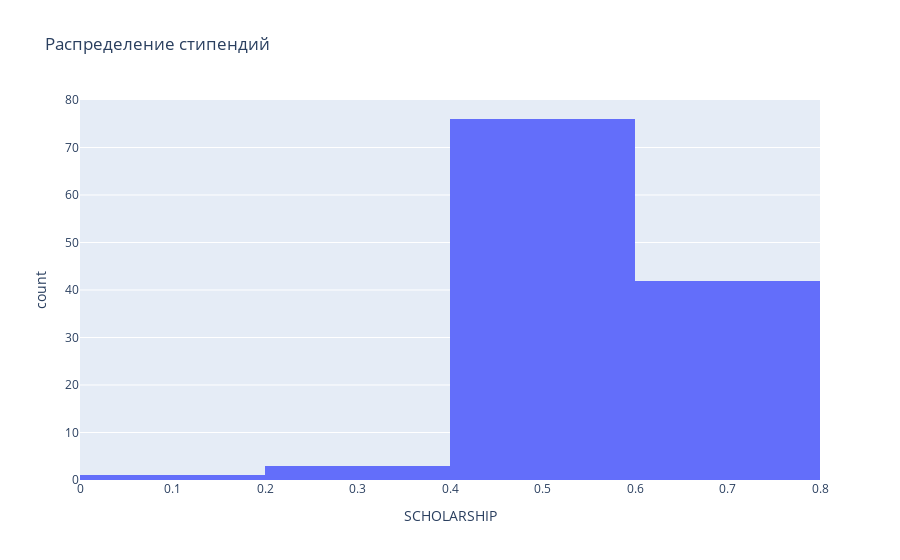

Notebook cell for this chart:
### Markdown cell above
https://dfedorov.spb.ru/pandas/%D0%92%D0%B7%D0%B3%D0%BB%D1%8F%D0%B4%20%D0%BD%D0%B0%20Plotly.html

https://plotly.com/python/

### Code cell
import plotly.express as px

fig = px.histogram(data[column],
               x=column,
                   title='Распределение стипендий')

fig.show()

### Figure 1 — Plotly figure (JSON) as saved in the notebook; plotly's stock layout.template omitted (floating-point values rounded to 4 significant figures; data arrays with more than 128 entries replaced by an {"elided": "..."} marker saying what was removed)
{"data": [{"alignmentgroup": "True", "bingroup": "x", "hovertemplate": "SCHOLARSHIP=%{x}<br>count=%{y}<extra></extra>", "legendgroup": "", "marker": {"color": "#636efa", "pattern": {"shape": ""}}, "name": "", "offsetgroup": "", "orientation": "v", "showlegend": false, "type": "histogram", "x": {"elided": "145 float values"}, "xaxis": "x", "yaxis": "y"}], "layout": {"barmode": "relative", "legend": {"tracegroupgap": 0}, "title": {"text": "Распределение стипендий"}, "xaxis": {"anchor": "y", "domain": [0, 1], "title": {"text": "SCHOLARSHIP"}}, "yaxis": {"anchor": "x", "domain": [0, 1], "title": {"text": "count"}}}}
